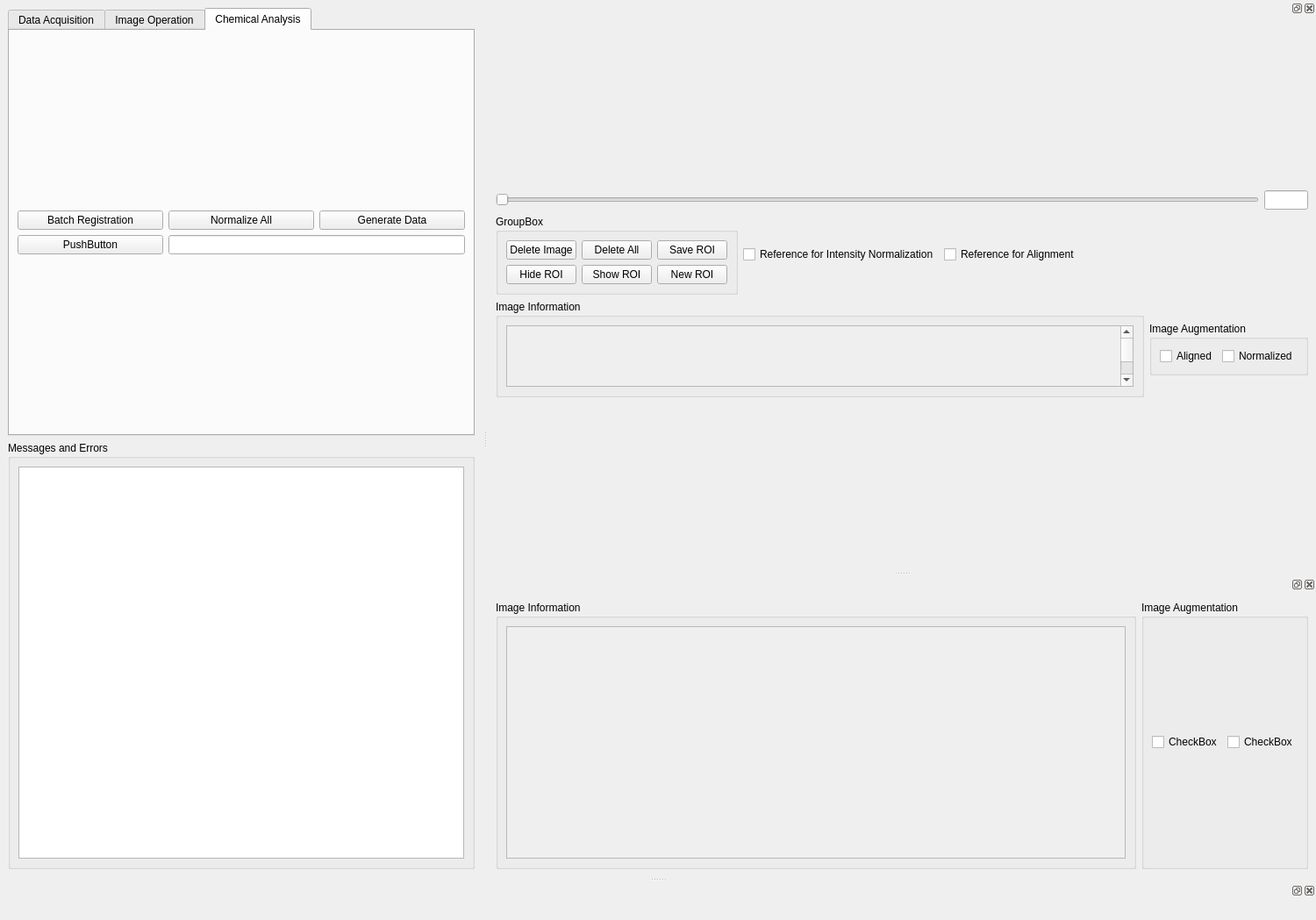
<?xml version="1.0" encoding="UTF-8"?>
<ui version="4.0">
 <class>MainWindow</class>
 <widget class="QMainWindow" name="MainWindow">
  <property name="geometry">
   <rect>
    <x>0</x>
    <y>0</y>
    <width>1500</width>
    <height>1049</height>
   </rect>
  </property>
  <property name="sizePolicy">
   <sizepolicy hsizetype="Minimum" vsizetype="MinimumExpanding">
    <horstretch>0</horstretch>
    <verstretch>0</verstretch>
   </sizepolicy>
  </property>
  <property name="minimumSize">
   <size>
    <width>1500</width>
    <height>1000</height>
   </size>
  </property>
  <property name="maximumSize">
   <size>
    <width>16777215</width>
    <height>16777215</height>
   </size>
  </property>
  <property name="windowTitle">
   <string>MainWindow</string>
  </property>
  <widget class="QWidget" name="centralwidget">
   <property name="sizePolicy">
    <sizepolicy hsizetype="Maximum" vsizetype="MinimumExpanding">
     <horstretch>0</horstretch>
     <verstretch>0</verstretch>
    </sizepolicy>
   </property>
   <property name="minimumSize">
    <size>
     <width>0</width>
     <height>500</height>
    </size>
   </property>
   <property name="maximumSize">
    <size>
     <width>550</width>
     <height>1000</height>
    </size>
   </property>
   <layout class="QVBoxLayout" name="verticalLayout_2">
    <item>
     <layout class="QVBoxLayout" name="verticalLayout">
      <property name="spacing">
       <number>0</number>
      </property>
      <property name="sizeConstraint">
       <enum>QLayout::SetMaximumSize</enum>
      </property>
      <property name="leftMargin">
       <number>0</number>
      </property>
      <item>
       <widget class="QTabWidget" name="tabWidget">
        <property name="currentIndex">
         <number>2</number>
        </property>
        <widget class="QWidget" name="tab">
         <property name="enabled">
          <bool>true</bool>
         </property>
         <attribute name="title">
          <string>Data Acquisition</string>
         </attribute>
         <layout class="QVBoxLayout" name="verticalLayout_3">
          <item>
           <layout class="QGridLayout" name="gridLayout">
            <item row="0" column="0">
             <widget class="QPushButton" name="pushButton">
              <property name="text">
               <string>Choose Directory</string>
              </property>
             </widget>
            </item>
            <item row="2" column="0">
             <widget class="QPushButton" name="pushButton_3">
              <property name="text">
               <string>Make h5 from File</string>
              </property>
             </widget>
            </item>
            <item row="1" column="1">
             <widget class="QLineEdit" name="lineEdit_2"/>
            </item>
            <item row="3" column="1">
             <widget class="QLineEdit" name="lineEdit_4"/>
            </item>
            <item row="0" column="1">
             <widget class="QLineEdit" name="lineEdit"/>
            </item>
            <item row="3" column="0">
             <widget class="QPushButton" name="pushButton_4">
              <property name="text">
               <string>Choose json File</string>
              </property>
             </widget>
            </item>
            <item row="2" column="1">
             <widget class="QLineEdit" name="lineEdit_3"/>
            </item>
            <item row="1" column="0">
             <widget class="QPushButton" name="pushButton_2">
              <property name="text">
               <string>Make h5 from Input</string>
              </property>
             </widget>
            </item>
            <item row="4" column="0">
             <widget class="QPushButton" name="pushButton_5">
              <property name="text">
               <string>Fit h5 File</string>
              </property>
             </widget>
            </item>
            <item row="4" column="1">
             <widget class="QLineEdit" name="lineEdit_5"/>
            </item>
           </layout>
          </item>
         </layout>
        </widget>
        <widget class="QWidget" name="tab_2">
         <attribute name="title">
          <string>Image Operation</string>
         </attribute>
         <layout class="QGridLayout" name="gridLayout_3">
          <item row="0" column="0">
           <layout class="QGridLayout" name="gridLayout_2">
            <item row="2" column="1" colspan="2">
             <widget class="QLineEdit" name="lineEdit_7"/>
            </item>
            <item row="3" column="0">
             <widget class="QPushButton" name="pushButton_7">
              <property name="sizePolicy">
               <sizepolicy hsizetype="Fixed" vsizetype="Fixed">
                <horstretch>0</horstretch>
                <verstretch>0</verstretch>
               </sizepolicy>
              </property>
              <property name="maximumSize">
               <size>
                <width>150</width>
                <height>16777215</height>
               </size>
              </property>
              <property name="text">
               <string>Images Directory</string>
              </property>
             </widget>
            </item>
            <item row="3" column="2">
             <widget class="QPushButton" name="pushButton_11">
              <property name="text">
               <string>Plot Images</string>
              </property>
             </widget>
            </item>
            <item row="0" column="1">
             <widget class="QLineEdit" name="lineEdit_6"/>
            </item>
            <item row="1" column="1">
             <widget class="QLineEdit" name="lineEdit_12"/>
            </item>
            <item row="2" column="0">
             <widget class="QPushButton" name="pushButton_8">
              <property name="text">
               <string>Choose Normalized</string>
              </property>
             </widget>
            </item>
            <item row="1" column="0">
             <widget class="QPushButton" name="pushButton_13">
              <property name="text">
               <string>Choose Reference</string>
              </property>
             </widget>
            </item>
            <item row="0" column="2">
             <widget class="QPushButton" name="pushButton_9">
              <property name="text">
               <string>Plot Image</string>
              </property>
             </widget>
            </item>
            <item row="3" column="1">
             <widget class="QLineEdit" name="lineEdit_8"/>
            </item>
            <item row="0" column="0">
             <widget class="QPushButton" name="pushButton_6">
              <property name="sizePolicy">
               <sizepolicy hsizetype="Minimum" vsizetype="Fixed">
                <horstretch>0</horstretch>
                <verstretch>0</verstretch>
               </sizepolicy>
              </property>
              <property name="text">
               <string>Choose Image</string>
              </property>
             </widget>
            </item>
            <item row="1" column="2">
             <widget class="QPushButton" name="pushButton_14">
              <property name="text">
               <string>Plot Reference</string>
              </property>
             </widget>
            </item>
           </layout>
          </item>
         </layout>
        </widget>
        <widget class="QWidget" name="tab_3">
         <attribute name="title">
          <string>Chemical Analysis</string>
         </attribute>
         <layout class="QGridLayout" name="gridLayout_10">
          <item row="0" column="0">
           <layout class="QGridLayout" name="gridLayout_9">
            <item row="0" column="2">
             <widget class="QPushButton" name="pushButton_20">
              <property name="text">
               <string>Generate Data</string>
              </property>
             </widget>
            </item>
            <item row="0" column="0">
             <widget class="QPushButton" name="pushButton_19">
              <property name="text">
               <string>Batch Registration</string>
              </property>
             </widget>
            </item>
            <item row="1" column="0">
             <widget class="QPushButton" name="pushButton_23">
              <property name="text">
               <string>PushButton</string>
              </property>
             </widget>
            </item>
            <item row="0" column="1">
             <widget class="QPushButton" name="pushButton_12">
              <property name="text">
               <string>Normalize All</string>
              </property>
             </widget>
            </item>
            <item row="1" column="1" colspan="2">
             <widget class="QLineEdit" name="lineEdit_10"/>
            </item>
           </layout>
          </item>
         </layout>
        </widget>
       </widget>
      </item>
     </layout>
    </item>
    <item>
     <widget class="QGroupBox" name="groupBox">
      <property name="sizePolicy">
       <sizepolicy hsizetype="Fixed" vsizetype="MinimumExpanding">
        <horstretch>0</horstretch>
        <verstretch>0</verstretch>
       </sizepolicy>
      </property>
      <property name="minimumSize">
       <size>
        <width>0</width>
        <height>150</height>
       </size>
      </property>
      <property name="maximumSize">
       <size>
        <width>550</width>
        <height>15000</height>
       </size>
      </property>
      <property name="title">
       <string>Messages and Errors</string>
      </property>
      <layout class="QVBoxLayout" name="verticalLayout_8">
       <item>
        <widget class="QTextEdit" name="textEdit">
         <property name="sizePolicy">
          <sizepolicy hsizetype="Maximum" vsizetype="MinimumExpanding">
           <horstretch>0</horstretch>
           <verstretch>0</verstretch>
          </sizepolicy>
         </property>
         <property name="maximumSize">
          <size>
           <width>550</width>
           <height>16777215</height>
          </size>
         </property>
        </widget>
       </item>
      </layout>
     </widget>
    </item>
   </layout>
  </widget>
  <widget class="QDockWidget" name="dockWidget">
   <property name="sizePolicy">
    <sizepolicy hsizetype="MinimumExpanding" vsizetype="MinimumExpanding">
     <horstretch>0</horstretch>
     <verstretch>0</verstretch>
    </sizepolicy>
   </property>
   <property name="minimumSize">
    <size>
     <width>500</width>
     <height>281</height>
    </size>
   </property>
   <attribute name="dockWidgetArea">
    <number>2</number>
   </attribute>
   <widget class="QWidget" name="dockWidgetContents">
    <property name="sizePolicy">
     <sizepolicy hsizetype="Minimum" vsizetype="Minimum">
      <horstretch>0</horstretch>
      <verstretch>0</verstretch>
     </sizepolicy>
    </property>
    <property name="minimumSize">
     <size>
      <width>500</width>
      <height>250</height>
     </size>
    </property>
    <layout class="QVBoxLayout" name="verticalLayout_5">
     <item>
      <layout class="QVBoxLayout" name="verticalLayout_4">
       <item>
        <layout class="QGridLayout" name="gridLayout_8">
         <item row="0" column="0">
          <layout class="QGridLayout" name="gridLayout_11">
           <item row="0" column="4">
            <widget class="QLineEdit" name="lineEdit_9">
             <property name="sizePolicy">
              <sizepolicy hsizetype="Fixed" vsizetype="Fixed">
               <horstretch>0</horstretch>
               <verstretch>0</verstretch>
              </sizepolicy>
             </property>
             <property name="maximumSize">
              <size>
               <width>50</width>
               <height>16777215</height>
              </size>
             </property>
            </widget>
           </item>
           <item row="0" column="0" colspan="4">
            <widget class="QSlider" name="horizontalSlider">
             <property name="orientation">
              <enum>Qt::Horizontal</enum>
             </property>
            </widget>
           </item>
           <item row="2" column="0">
            <widget class="QGroupBox" name="groupBox_6">
             <property name="title">
              <string>GroupBox</string>
             </property>
             <layout class="QGridLayout" name="gridLayout_13">
              <item row="0" column="0">
               <layout class="QGridLayout" name="gridLayout_12">
                <item row="1" column="1">
                 <widget class="QPushButton" name="pushButton_17">
                  <property name="text">
                   <string>Show ROI</string>
                  </property>
                 </widget>
                </item>
                <item row="1" column="0">
                 <widget class="QPushButton" name="pushButton_10">
                  <property name="text">
                   <string>Hide ROI</string>
                  </property>
                 </widget>
                </item>
                <item row="0" column="0">
                 <widget class="QPushButton" name="pushButton_21">
                  <property name="text">
                   <string>Delete Image</string>
                  </property>
                 </widget>
                </item>
                <item row="0" column="1">
                 <widget class="QPushButton" name="pushButton_22">
                  <property name="text">
                   <string>Delete All</string>
                  </property>
                 </widget>
                </item>
                <item row="0" column="2">
                 <widget class="QPushButton" name="pushButton_18">
                  <property name="text">
                   <string>Save ROI</string>
                  </property>
                 </widget>
                </item>
                <item row="1" column="2">
                 <widget class="QPushButton" name="pushButton_15">
                  <property name="text">
                   <string>New ROI</string>
                  </property>
                 </widget>
                </item>
               </layout>
              </item>
             </layout>
            </widget>
           </item>
           <item row="2" column="2">
            <widget class="QCheckBox" name="checkBox_5">
             <property name="sizePolicy">
              <sizepolicy hsizetype="Fixed" vsizetype="Fixed">
               <horstretch>0</horstretch>
               <verstretch>0</verstretch>
              </sizepolicy>
             </property>
             <property name="text">
              <string>Reference for Alignment</string>
             </property>
            </widget>
           </item>
           <item row="2" column="1">
            <widget class="QCheckBox" name="checkBox_6">
             <property name="text">
              <string>Reference for Intensity Normalization</string>
             </property>
            </widget>
           </item>
          </layout>
         </item>
        </layout>
       </item>
       <item>
        <layout class="QHBoxLayout" name="horizontalLayout_2">
         <item>
          <widget class="QGroupBox" name="groupBox_2">
           <property name="sizePolicy">
            <sizepolicy hsizetype="Preferred" vsizetype="Maximum">
             <horstretch>0</horstretch>
             <verstretch>0</verstretch>
            </sizepolicy>
           </property>
           <property name="maximumSize">
            <size>
             <width>16777215</width>
             <height>250</height>
            </size>
           </property>
           <property name="title">
            <string>Image Information</string>
           </property>
           <layout class="QVBoxLayout" name="verticalLayout_11">
            <item>
             <layout class="QVBoxLayout" name="verticalLayout_10">
              <item>
               <widget class="QScrollArea" name="scrollArea">
                <property name="widgetResizable">
                 <bool>true</bool>
                </property>
                <widget class="QWidget" name="scrollAreaWidgetContents">
                 <property name="geometry">
                  <rect>
                   <x>0</x>
                   <y>0</y>
                   <width>693</width>
                   <height>199</height>
                  </rect>
                 </property>
                 <layout class="QVBoxLayout" name="verticalLayout_13">
                  <item>
                   <layout class="QVBoxLayout" name="verticalLayout_12">
                    <item>
                     <widget class="QLabel" name="label">
                      <property name="enabled">
                       <bool>true</bool>
                      </property>
                      <property name="sizePolicy">
                       <sizepolicy hsizetype="Preferred" vsizetype="Fixed">
                        <horstretch>0</horstretch>
                        <verstretch>0</verstretch>
                       </sizepolicy>
                      </property>
                      <property name="maximumSize">
                       <size>
                        <width>16777215</width>
                        <height>20</height>
                       </size>
                      </property>
                      <property name="text">
                       <string/>
                      </property>
                     </widget>
                    </item>
                    <item>
                     <widget class="QLabel" name="label_2">
                      <property name="sizePolicy">
                       <sizepolicy hsizetype="Preferred" vsizetype="Fixed">
                        <horstretch>0</horstretch>
                        <verstretch>0</verstretch>
                       </sizepolicy>
                      </property>
                      <property name="maximumSize">
                       <size>
                        <width>16777215</width>
                        <height>20</height>
                       </size>
                      </property>
                      <property name="text">
                       <string/>
                      </property>
                     </widget>
                    </item>
                    <item>
                     <widget class="QLabel" name="label_3">
                      <property name="sizePolicy">
                       <sizepolicy hsizetype="Preferred" vsizetype="Maximum">
                        <horstretch>0</horstretch>
                        <verstretch>0</verstretch>
                       </sizepolicy>
                      </property>
                      <property name="maximumSize">
                       <size>
                        <width>16777215</width>
                        <height>20</height>
                       </size>
                      </property>
                      <property name="text">
                       <string/>
                      </property>
                     </widget>
                    </item>
                    <item>
                     <widget class="QLabel" name="label_4">
                      <property name="sizePolicy">
                       <sizepolicy hsizetype="Preferred" vsizetype="Fixed">
                        <horstretch>0</horstretch>
                        <verstretch>0</verstretch>
                       </sizepolicy>
                      </property>
                      <property name="maximumSize">
                       <size>
                        <width>16777215</width>
                        <height>20</height>
                       </size>
                      </property>
                      <property name="text">
                       <string/>
                      </property>
                     </widget>
                    </item>
                    <item>
                     <widget class="QLabel" name="label_5">
                      <property name="text">
                       <string/>
                      </property>
                     </widget>
                    </item>
                   </layout>
                  </item>
                 </layout>
                </widget>
               </widget>
              </item>
             </layout>
            </item>
           </layout>
          </widget>
         </item>
         <item>
          <widget class="QGroupBox" name="groupBox_3">
           <property name="sizePolicy">
            <sizepolicy hsizetype="Preferred" vsizetype="Maximum">
             <horstretch>0</horstretch>
             <verstretch>0</verstretch>
            </sizepolicy>
           </property>
           <property name="title">
            <string>Image Augmentation</string>
           </property>
           <layout class="QGridLayout" name="gridLayout_5">
            <item row="1" column="1">
             <layout class="QGridLayout" name="gridLayout_4">
              <item row="0" column="1">
               <widget class="QCheckBox" name="checkBox_2">
                <property name="text">
                 <string>Normalized</string>
                </property>
               </widget>
              </item>
              <item row="0" column="0">
               <widget class="QCheckBox" name="checkBox">
                <property name="text">
                 <string>Aligned</string>
                </property>
               </widget>
              </item>
             </layout>
            </item>
           </layout>
          </widget>
         </item>
        </layout>
       </item>
      </layout>
     </item>
    </layout>
   </widget>
  </widget>
  <widget class="QDockWidget" name="dockWidget_4">
   <attribute name="dockWidgetArea">
    <number>2</number>
   </attribute>
   <widget class="QWidget" name="dockWidgetContents_4">
    <layout class="QVBoxLayout" name="verticalLayout_7">
     <item>
      <layout class="QVBoxLayout" name="verticalLayout_6">
       <item>
        <layout class="QHBoxLayout" name="horizontalLayout_3">
         <item>
          <widget class="QGroupBox" name="groupBox_4">
           <property name="title">
            <string>Image Information</string>
           </property>
           <layout class="QVBoxLayout" name="verticalLayout_14">
            <item>
             <layout class="QVBoxLayout" name="verticalLayout_9">
              <item>
               <widget class="QScrollArea" name="scrollArea_2">
                <property name="widgetResizable">
                 <bool>true</bool>
                </property>
                <widget class="QWidget" name="scrollAreaWidgetContents_2">
                 <property name="geometry">
                  <rect>
                   <x>0</x>
                   <y>0</y>
                   <width>691</width>
                   <height>273</height>
                  </rect>
                 </property>
                 <layout class="QVBoxLayout" name="verticalLayout_16">
                  <item>
                   <layout class="QVBoxLayout" name="verticalLayout_15"/>
                  </item>
                 </layout>
                </widget>
               </widget>
              </item>
             </layout>
            </item>
           </layout>
          </widget>
         </item>
         <item>
          <widget class="QGroupBox" name="groupBox_5">
           <property name="title">
            <string>Image Augmentation</string>
           </property>
           <layout class="QGridLayout" name="gridLayout_7">
            <item row="0" column="0">
             <layout class="QGridLayout" name="gridLayout_6">
              <item row="0" column="0">
               <widget class="QCheckBox" name="checkBox_3">
                <property name="text">
                 <string>CheckBox</string>
                </property>
               </widget>
              </item>
              <item row="0" column="1">
               <widget class="QCheckBox" name="checkBox_4">
                <property name="text">
                 <string>CheckBox</string>
                </property>
               </widget>
              </item>
             </layout>
            </item>
           </layout>
          </widget>
         </item>
        </layout>
       </item>
      </layout>
     </item>
    </layout>
   </widget>
  </widget>
  <widget class="QDockWidget" name="dockWidget_2">
   <attribute name="dockWidgetArea">
    <number>8</number>
   </attribute>
   <widget class="QWidget" name="dockWidgetContents_2"/>
  </widget>
 </widget>
 <resources/>
 <connections/>
</ui>
